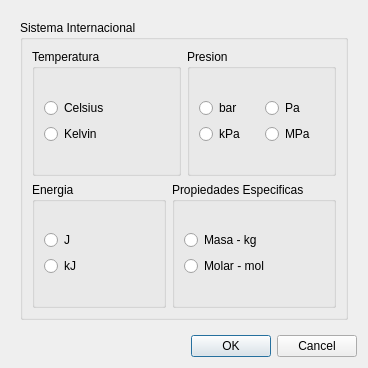
<?xml version="1.0" encoding="UTF-8"?>
<ui version="4.0">
 <class>unidades</class>
 <widget class="QDialog" name="unidades">
  <property name="geometry">
   <rect>
    <x>0</x>
    <y>0</y>
    <width>368</width>
    <height>368</height>
   </rect>
  </property>
  <property name="windowTitle">
   <string>Sistema de Unidades</string>
  </property>
  <property name="windowIcon">
   <iconset resource="iconos.qrc">
    <normaloff>:/new/prefix1/iconos/si.jpg</normaloff>:/new/prefix1/iconos/si.jpg</iconset>
  </property>
  <layout class="QGridLayout" name="gridLayout">
   <item row="2" column="0">
    <widget class="QDialogButtonBox" name="buttonBox">
     <property name="standardButtons">
      <set>QDialogButtonBox::Cancel|QDialogButtonBox::Ok</set>
     </property>
    </widget>
   </item>
   <item row="1" column="0">
    <widget class="QStackedWidget" name="base">
     <property name="currentIndex">
      <number>0</number>
     </property>
     <widget class="QWidget" name="page">
      <layout class="QGridLayout" name="gridLayout_2">
       <item row="1" column="0">
        <widget class="QGroupBox" name="groupBox">
         <property name="title">
          <string>Sistema Internacional</string>
         </property>
         <layout class="QGridLayout" name="gridLayout_9">
          <item row="0" column="0">
           <layout class="QVBoxLayout" name="verticalLayout_5">
            <item>
             <layout class="QHBoxLayout" name="horizontalLayout">
              <item>
               <widget class="QGroupBox" name="groupBox_2">
                <property name="title">
                 <string>Temperatura</string>
                </property>
                <layout class="QGridLayout" name="gridLayout_3">
                 <item row="0" column="0">
                  <layout class="QVBoxLayout" name="verticalLayout">
                   <item>
                    <widget class="QRadioButton" name="celsius">
                     <property name="text">
                      <string>Celsius</string>
                     </property>
                    </widget>
                   </item>
                   <item>
                    <widget class="QRadioButton" name="kelvin">
                     <property name="text">
                      <string>Kelvin</string>
                     </property>
                    </widget>
                   </item>
                  </layout>
                 </item>
                </layout>
               </widget>
              </item>
              <item>
               <widget class="QGroupBox" name="groupBox_3">
                <property name="title">
                 <string>Presion</string>
                </property>
                <layout class="QGridLayout" name="gridLayout_6">
                 <item row="0" column="0">
                  <layout class="QGridLayout" name="gridLayout_5">
                   <item row="0" column="0">
                    <widget class="QRadioButton" name="bar">
                     <property name="text">
                      <string>bar</string>
                     </property>
                    </widget>
                   </item>
                   <item row="0" column="1">
                    <widget class="QRadioButton" name="pa">
                     <property name="text">
                      <string>Pa</string>
                     </property>
                    </widget>
                   </item>
                   <item row="1" column="0">
                    <widget class="QRadioButton" name="kPa">
                     <property name="text">
                      <string>kPa</string>
                     </property>
                    </widget>
                   </item>
                   <item row="1" column="1">
                    <widget class="QRadioButton" name="MPa">
                     <property name="text">
                      <string>MPa</string>
                     </property>
                    </widget>
                   </item>
                  </layout>
                 </item>
                </layout>
               </widget>
              </item>
             </layout>
            </item>
            <item>
             <layout class="QHBoxLayout" name="horizontalLayout_2">
              <item>
               <widget class="QGroupBox" name="groupBox_5">
                <property name="title">
                 <string>Energia</string>
                </property>
                <layout class="QGridLayout" name="gridLayout_8">
                 <item row="0" column="0">
                  <layout class="QVBoxLayout" name="verticalLayout_4">
                   <item>
                    <widget class="QRadioButton" name="J">
                     <property name="text">
                      <string>J</string>
                     </property>
                    </widget>
                   </item>
                   <item>
                    <widget class="QRadioButton" name="kJ">
                     <property name="text">
                      <string>kJ</string>
                     </property>
                    </widget>
                   </item>
                  </layout>
                 </item>
                </layout>
               </widget>
              </item>
              <item>
               <widget class="QGroupBox" name="groupBox_4">
                <property name="title">
                 <string>Propiedades Especificas </string>
                </property>
                <layout class="QGridLayout" name="gridLayout_7">
                 <item row="0" column="0">
                  <layout class="QVBoxLayout" name="verticalLayout_3">
                   <item>
                    <widget class="QRadioButton" name="kg">
                     <property name="text">
                      <string>Masa - kg</string>
                     </property>
                    </widget>
                   </item>
                   <item>
                    <widget class="QRadioButton" name="mol">
                     <property name="text">
                      <string>Molar - mol</string>
                     </property>
                    </widget>
                   </item>
                  </layout>
                 </item>
                </layout>
               </widget>
              </item>
             </layout>
            </item>
           </layout>
          </item>
         </layout>
        </widget>
       </item>
      </layout>
     </widget>
     <widget class="QWidget" name="page_2">
      <layout class="QGridLayout" name="gridLayout_10">
       <item row="0" column="0">
        <widget class="QGroupBox" name="groupBox_6">
         <property name="title">
          <string>Sistema Ingles</string>
         </property>
         <layout class="QGridLayout" name="gridLayout_15">
          <item row="0" column="0">
           <layout class="QVBoxLayout" name="verticalLayout_9">
            <item>
             <layout class="QHBoxLayout" name="horizontalLayout_3">
              <item>
               <widget class="QGroupBox" name="groupBox_7">
                <property name="title">
                 <string>Temperatura</string>
                </property>
                <layout class="QGridLayout" name="gridLayout_11">
                 <item row="0" column="0">
                  <layout class="QVBoxLayout" name="verticalLayout_6">
                   <item alignment="Qt::AlignHCenter">
                    <widget class="QRadioButton" name="radioButton">
                     <property name="text">
                      <string>Fahrenheit</string>
                     </property>
                    </widget>
                   </item>
                   <item alignment="Qt::AlignHCenter">
                    <widget class="QRadioButton" name="radioButton_2">
                     <property name="text">
                      <string>Rankine</string>
                     </property>
                    </widget>
                   </item>
                  </layout>
                 </item>
                </layout>
               </widget>
              </item>
              <item>
               <widget class="QGroupBox" name="groupBox_8">
                <property name="title">
                 <string>Presion</string>
                </property>
                <layout class="QGridLayout" name="gridLayout_12">
                 <item row="0" column="0">
                  <layout class="QVBoxLayout" name="verticalLayout_7">
                   <item alignment="Qt::AlignHCenter">
                    <widget class="QRadioButton" name="radioButton_5">
                     <property name="text">
                      <string>psia</string>
                     </property>
                    </widget>
                   </item>
                   <item alignment="Qt::AlignHCenter">
                    <widget class="QRadioButton" name="radioButton_6">
                     <property name="text">
                      <string>atm</string>
                     </property>
                    </widget>
                   </item>
                  </layout>
                 </item>
                </layout>
               </widget>
              </item>
             </layout>
            </item>
            <item>
             <layout class="QHBoxLayout" name="horizontalLayout_4">
              <item>
               <widget class="QGroupBox" name="groupBox_9">
                <property name="title">
                 <string>Propiedades Especificas</string>
                </property>
                <layout class="QGridLayout" name="gridLayout_14">
                 <item row="0" column="0">
                  <layout class="QVBoxLayout" name="verticalLayout_8">
                   <item alignment="Qt::AlignHCenter">
                    <widget class="QRadioButton" name="radioButton_7">
                     <property name="text">
                      <string>Masa - lbm</string>
                     </property>
                    </widget>
                   </item>
                   <item alignment="Qt::AlignHCenter">
                    <widget class="QRadioButton" name="radioButton_8">
                     <property name="text">
                      <string>Molar - lbmol</string>
                     </property>
                    </widget>
                   </item>
                  </layout>
                 </item>
                </layout>
               </widget>
              </item>
              <item>
               <widget class="QGroupBox" name="groupBox_10">
                <property name="title">
                 <string>GroupBox</string>
                </property>
                <layout class="QGridLayout" name="gridLayout_13">
                 <item row="0" column="0" alignment="Qt::AlignHCenter">
                  <widget class="QRadioButton" name="radioButton_9">
                   <property name="text">
                    <string>Btu</string>
                   </property>
                  </widget>
                 </item>
                </layout>
               </widget>
              </item>
             </layout>
            </item>
           </layout>
          </item>
         </layout>
        </widget>
       </item>
      </layout>
     </widget>
    </widget>
   </item>
  </layout>
 </widget>
 <resources>
  <include location="iconos.qrc"/>
 </resources>
 <connections/>
</ui>
